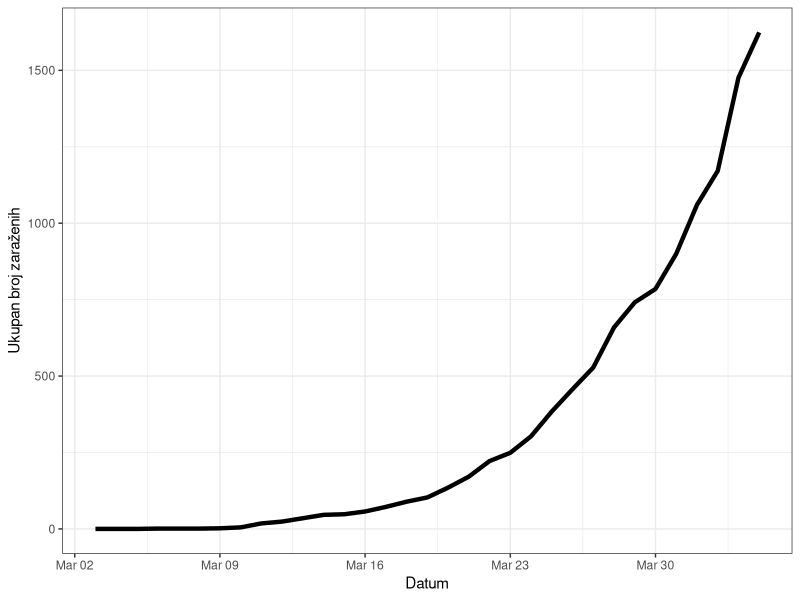
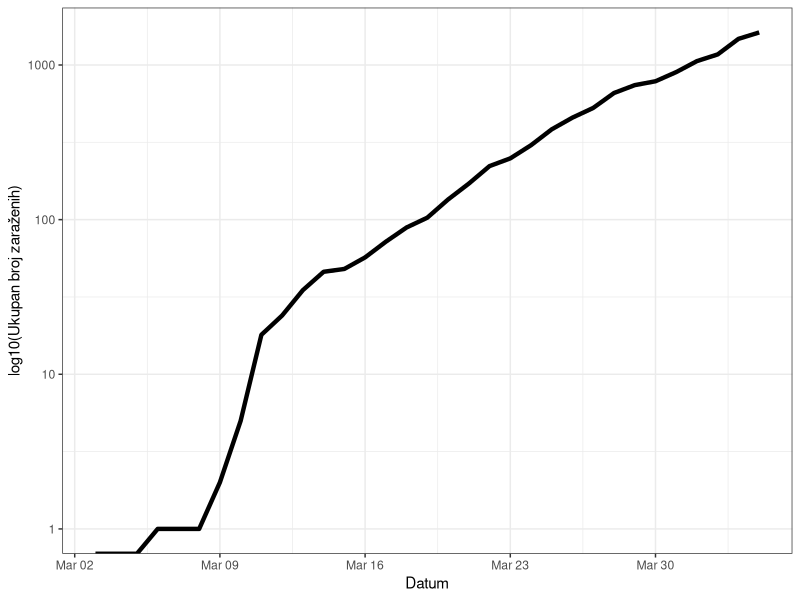
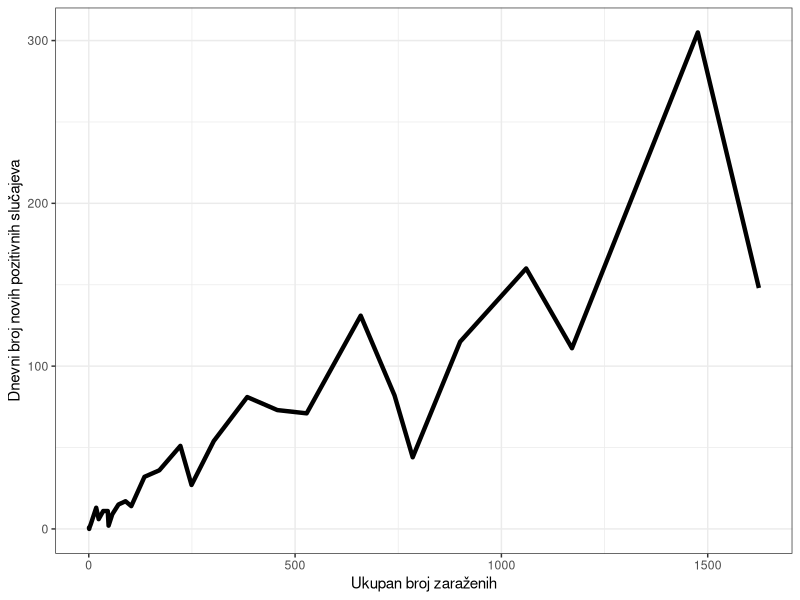
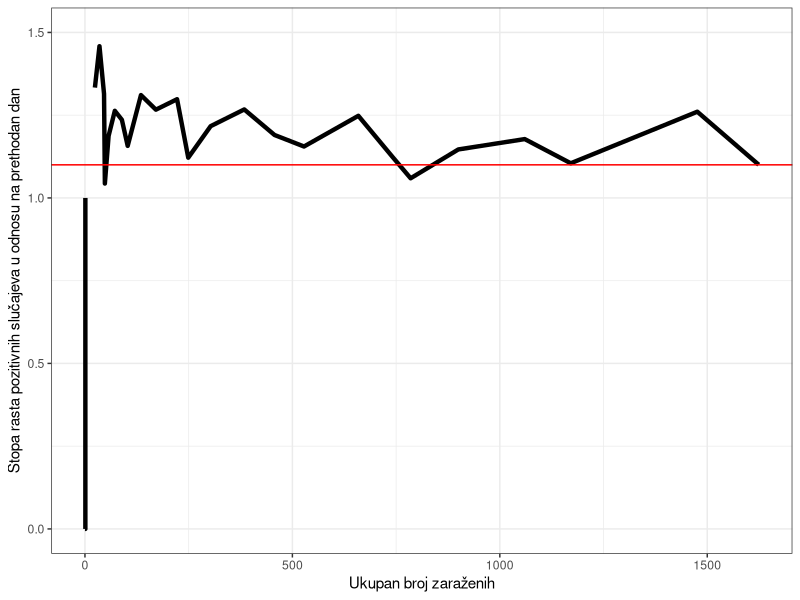
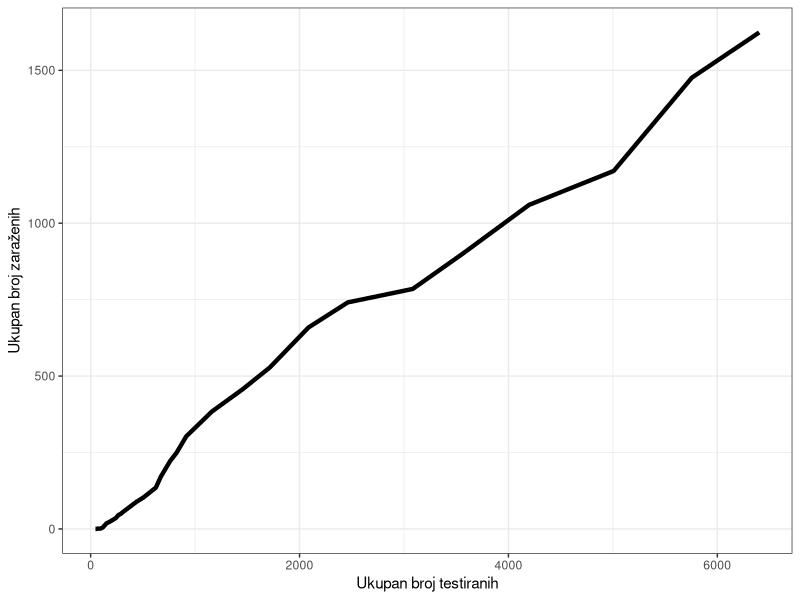
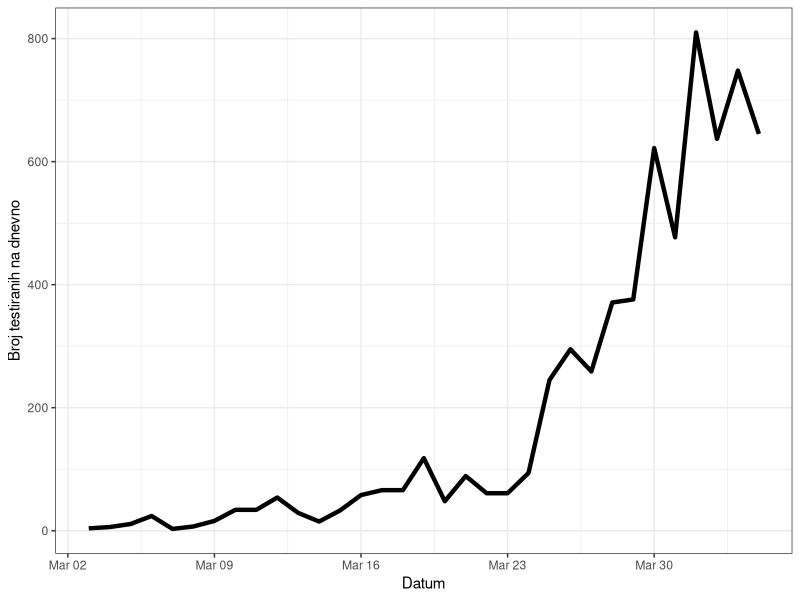
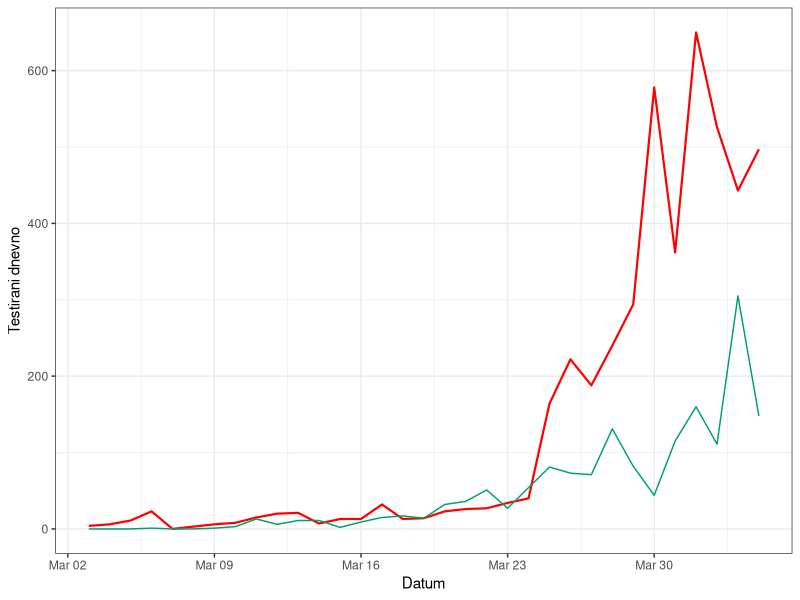
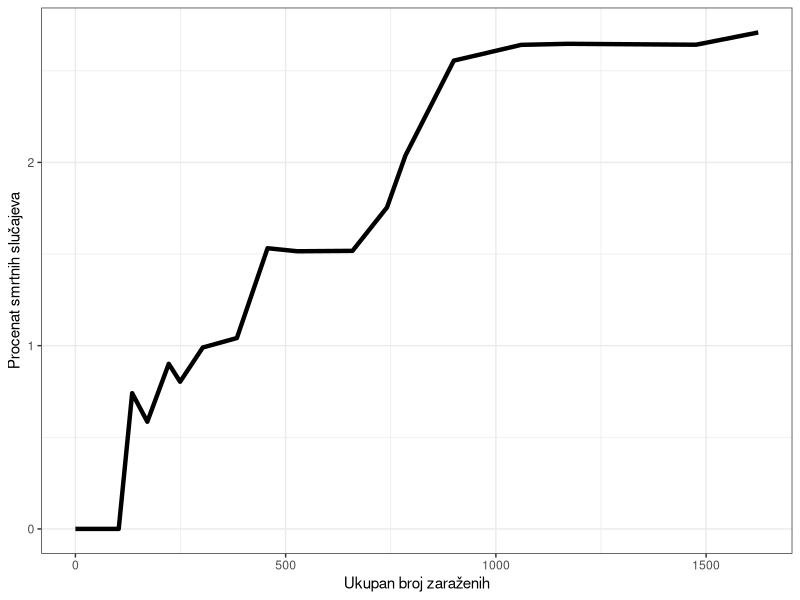

Write R code to recreate these figures, in order.
## ---- chunk 1
knitr::opts_chunk$set(echo = TRUE)
## ---- chunk 2
library(ggplot2)
library(dplyr)
library(tidyr)
Srbija <- read.csv("Srbija.csv", header = T)
Srbija$Datum <- as.Date(Srbija$Datum, format = "%m/%d/%Y")

ggplot(Srbija, aes(Datum, Ukupan.broj)) +
    geom_line(size = 1.5) +
    theme_bw() + 
    scale_fill_brewer(palette = "Spectral") +
    labs(x = "Datum", y = "Ukupan broj zaraženih")
## ---- chunk 3

ggplot(Srbija, aes(Datum, Ukupan.broj)) +
    geom_line(size = 1.5) +
    theme_bw() + 
    scale_fill_brewer(palette = "Spectral") +
    labs(x = "Datum", y = "log10(Ukupan broj zaraženih)") +
    scale_y_log10()

## ---- chunk 4
ggplot(Srbija, aes(Ukupan.broj, Pozitivni.novi)) +
    geom_line(size = 1.5) +
    theme_bw() + 
    scale_fill_brewer(palette = "Spectral") +
    labs(x = "Ukupan broj zaraženih", 
         y = "Dnevni broj novih pozitivnih slučajeva")
## ---- chunk 5
ggplot(Srbija, aes(Ukupan.broj, Stopa.novih.slucajeva)) +
    geom_line(size = 1.5) +
    theme_bw() + 
    scale_fill_brewer(palette = "Spectral") +
    labs(x = "Ukupan broj zaraženih", 
         y = "Stopa rasta pozitivnih slučajeva u odnosu na prethodan dan") +
    geom_hline(col = "red", yintercept = 1.1) + ylim(0, 1.5)
## ---- chunk 6
ggplot(Srbija, aes(Broj.testiranih, Ukupan.broj)) +
    geom_line(size = 1.5) +
    theme_bw() + 
    scale_fill_brewer(palette = "Spectral") +
    labs(x = "Ukupan broj testiranih", 
         y = "Ukupan broj zaraženih")
## ---- chunk 7
ggplot(Srbija, aes(Datum, Broj.testiranih.dnevno)) +
    geom_line(size = 1.5) +
    theme_bw() + 
    scale_fill_brewer(palette = "Spectral") +
    labs(x = "Datum", 
         y = "Broj testiranih na dnevno")
## ---- chunk 8
ggplot(Srbija, aes(Datum)) +
    geom_line(aes(y = Negativni), size = 0.75, col = "red") +
    geom_line(aes(y = Pozitivni.novi), col = "#009e73") +
    theme_bw() +
    theme(legend.position = "none") +
    labs(x = "Datum", 
         y = "Testirani dnevno")
## ---- chunk 9
ggplot(Srbija, aes(Ukupan.broj, Procenat.smrtnosti)) +
    geom_line(size = 1.5) +
    theme_bw() + 
    scale_fill_brewer(palette = "Spectral") +
    labs(x = "Ukupan broj zaraženih", 
         y = "Procenat smrtnih slučajeva")
## ---- chunk 10
Region <- read.csv("Zemlje.regiona.csv", header = T)
ggplot(Region, aes(Zemlja, Broj.na.1M.stanovnika, fill = Zemlja)) +
    geom_bar(stat = "identity", 
             position = "dodge") +
    theme_bw() + 
    labs(x = "Zemlja", 
         y = "Broj zaraženih na milion stanovnika") +
    scale_fill_brewer(palette = "Spectral") +
    theme(axis.text.x=element_blank(),
         axis.ticks.x=element_blank())
## ---- chunk 11
ggplot(Region, aes(Zemlja, Smrtni.slucajevi.na.1M, fill = Zemlja)) +
    geom_bar(stat = "identity", position = "dodge") +
    theme_bw() + 
    labs(x = "Zemlja", y = "Broj smrtnih slučajeva na milion stanovnika") + 
    scale_fill_brewer(palette = "Spectral") +
    theme(axis.text.x=element_blank(),
         axis.ticks.x=element_blank())
## ---- chunk 12
Zarista <- read.csv("Zarista.csv", header = T)
Zarista$Datum <- as.Date(Zarista$Datum, format = "%d/%m/%Y")
g<- ggplot(Zarista, aes(Datum, Broj)) +
    geom_line(aes(colour = factor(Zemlja)), size = 1.5) +
    theme_bw() + 
    scale_fill_brewer(palette = "Spectral") + 
    scale_color_manual(values = c("#d55e00", "#cc79a7","#0072b2", "#f0e442", "#009e73", "#000000"))
g + geom_vline(xintercept = as.numeric(Zarista$Datum[12]), 
                linetype="dotdash", alpha = 0.3, #italija
                color = "#cc79a7", size=1.5) +
    geom_vline(xintercept = as.numeric(Zarista$Datum[127]), 
                linetype="dotdash", alpha = 0.3, #francuska
                color = "#d55e00", size=1.5) + 
    geom_vline(xintercept = as.numeric(Zarista$Datum[97]), 
                linetype="dotdash", alpha = 0.3, #nemacka
                color = "#0072b2", size=1.5) +
    geom_vline(xintercept = as.numeric(Zarista$Datum[161]), 
                linetype="dotdash", alpha = 0.8, #spanija
                color = "#f0e442", size=1.5) +
    geom_vline(xintercept = as.numeric(Zarista$Datum[52]), 
                linetype="dotdash", alpha = 0.3, #svajcarska
                color = "#000000", size=1.5) +
    geom_vline(xintercept = as.numeric(Zarista$Datum[198]), 
                linetype="dotdash", alpha = 0.3, #srbija
                color = "#009e73", size=1.5) +
    labs(x = "Datum", 
        y = "Broj pozitivnih na milion stanovnika")
   
## ---- chunk 13
Zarista <- read.csv("Zarista.csv", header = T)
Zarista$Datum <- as.Date(Zarista$Datum, format = "%d/%m/%Y")
g<- ggplot(Zarista, aes(Datum, Broj)) +
    geom_line(aes(colour = factor(Zemlja)), size = 1.5) +
    theme_bw() + 
    scale_fill_brewer(palette = "Spectral") + 
    scale_color_manual(values = c("#d55e00", "#cc79a7","#0072b2", "#f0e442", "#009e73", "#000000"))
g + geom_vline(xintercept = as.numeric(Zarista$Datum[12]), 
                linetype="dotdash", alpha = 0.3, #italija
                color = "#cc79a7", size=1.5) +
    geom_vline(xintercept = as.numeric(Zarista$Datum[127]), 
                linetype="dotdash", alpha = 0.3, #francuska
                color = "#d55e00", size=1.5) + 
    geom_vline(xintercept = as.numeric(Zarista$Datum[97]), 
                linetype="dotdash", alpha = 0.3, #nemacka
                color = "#0072b2", size=1.5) +
    geom_vline(xintercept = as.numeric(Zarista$Datum[161]), 
                linetype="dotdash", alpha = 0.8, #spanija
                color = "#f0e442", size=1.5) +
    geom_vline(xintercept = as.numeric(Zarista$Datum[52]), 
                linetype="dotdash", alpha = 0.3, #svajcarska
                color = "#000000", size=1.5) +
    geom_vline(xintercept = as.numeric(Zarista$Datum[198]), 
                linetype="dotdash", alpha = 0.3, #srbija
                color = "#009e73", size=1.5) +
    scale_y_log10() +
    labs(x = "Datum", 
        y = "log10 broja pozitivnih na milion stanovnika")
   
## ---- chunk 14

sessionInfo()

